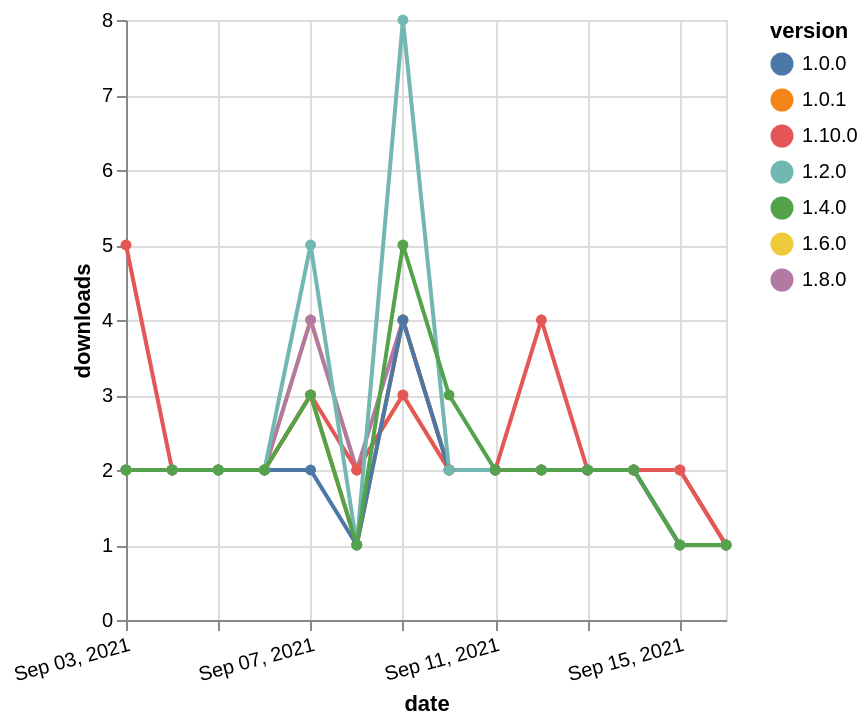

Here is the Vega-Lite specification saved for this chart:
### Vega-Lite specification from a JSON file in a GitHub repository (floating-point values rounded to 4 significant figures)
{"$schema": "https://vega.github.io/schema/vega-lite/v5.json", "description": "A simple bar chart with embedded data.", "data": {"values": [{"date": "2021-09-03", "total": 1007, "delta": 2, "version": "1.6.0"}, {"date": "2021-09-04", "total": 1009, "delta": 2, "version": "1.6.0"}, {"date": "2021-09-05", "total": 1011, "delta": 2, "version": "1.6.0"}, {"date": "2021-09-06", "total": 1013, "delta": 2, "version": "1.6.0"}, {"date": "2021-09-07", "total": 1017, "delta": 4, "version": "1.6.0"}, {"date": "2021-09-08", "total": 1019, "delta": 2, "version": "1.6.0"}, {"date": "2021-09-09", "total": 1022, "delta": 3, "version": "1.6.0"}, {"date": "2021-09-10", "total": 1024, "delta": 2, "version": "1.6.0"}, {"date": "2021-09-11", "total": 1026, "delta": 2, "version": "1.6.0"}, {"date": "2021-09-12", "total": 1028, "delta": 2, "version": "1.6.0"}, {"date": "2021-09-13", "total": 1030, "delta": 2, "version": "1.6.0"}, {"date": "2021-09-14", "total": 1032, "delta": 2, "version": "1.6.0"}, {"date": "2021-09-15", "total": 1034, "delta": 2, "version": "1.6.0"}, {"date": "2021-09-16", "total": 1035, "delta": 1, "version": "1.6.0"}, {"date": "2021-09-03", "total": 706, "delta": 2, "version": "1.8.0"}, {"date": "2021-09-04", "total": 708, "delta": 2, "version": "1.8.0"}, {"date": "2021-09-05", "total": 710, "delta": 2, "version": "1.8.0"}, {"date": "2021-09-06", "total": 712, "delta": 2, "version": "1.8.0"}, {"date": "2021-09-07", "total": 716, "delta": 4, "version": "1.8.0"}, {"date": "2021-09-08", "total": 718, "delta": 2, "version": "1.8.0"}, {"date": "2021-09-09", "total": 722, "delta": 4, "version": "1.8.0"}, {"date": "2021-09-10", "total": 724, "delta": 2, "version": "1.8.0"}, {"date": "2021-09-11", "total": 726, "delta": 2, "version": "1.8.0"}, {"date": "2021-09-12", "total": 728, "delta": 2, "version": "1.8.0"}, {"date": "2021-09-13", "total": 730, "delta": 2, "version": "1.8.0"}, {"date": "2021-09-14", "total": 732, "delta": 2, "version": "1.8.0"}, {"date": "2021-09-15", "total": 734, "delta": 2, "version": "1.8.0"}, {"date": "2021-09-16", "total": 735, "delta": 1, "version": "1.8.0"}, {"date": "2021-09-03", "total": 235, "delta": 5, "version": "1.10.0"}, {"date": "2021-09-04", "total": 237, "delta": 2, "version": "1.10.0"}, {"date": "2021-09-05", "total": 239, "delta": 2, "version": "1.10.0"}, {"date": "2021-09-06", "total": 241, "delta": 2, "version": "1.10.0"}, {"date": "2021-09-07", "total": 244, "delta": 3, "version": "1.10.0"}, {"date": "2021-09-08", "total": 246, "delta": 2, "version": "1.10.0"}, {"date": "2021-09-09", "total": 249, "delta": 3, "version": "1.10.0"}, {"date": "2021-09-10", "total": 251, "delta": 2, "version": "1.10.0"}, {"date": "2021-09-11", "total": 253, "delta": 2, "version": "1.10.0"}, {"date": "2021-09-12", "total": 257, "delta": 4, "version": "1.10.0"}, {"date": "2021-09-13", "total": 259, "delta": 2, "version": "1.10.0"}, {"date": "2021-09-14", "total": 261, "delta": 2, "version": "1.10.0"}, {"date": "2021-09-15", "total": 263, "delta": 2, "version": "1.10.0"}, {"date": "2021-09-16", "total": 264, "delta": 1, "version": "1.10.0"}, {"date": "2021-09-03", "total": 2045, "delta": 2, "version": "1.0.1"}, {"date": "2021-09-04", "total": 2047, "delta": 2, "version": "1.0.1"}, {"date": "2021-09-05", "total": 2049, "delta": 2, "version": "1.0.1"}, {"date": "2021-09-06", "total": 2051, "delta": 2, "version": "1.0.1"}, {"date": "2021-09-07", "total": 2054, "delta": 3, "version": "1.0.1"}, {"date": "2021-09-08", "total": 2055, "delta": 1, "version": "1.0.1"}, {"date": "2021-09-09", "total": 2059, "delta": 4, "version": "1.0.1"}, {"date": "2021-09-10", "total": 2061, "delta": 2, "version": "1.0.1"}, {"date": "2021-09-11", "total": 2063, "delta": 2, "version": "1.0.1"}, {"date": "2021-09-12", "total": 2065, "delta": 2, "version": "1.0.1"}, {"date": "2021-09-13", "total": 2067, "delta": 2, "version": "1.0.1"}, {"date": "2021-09-14", "total": 2069, "delta": 2, "version": "1.0.1"}, {"date": "2021-09-15", "total": 2070, "delta": 1, "version": "1.0.1"}, {"date": "2021-09-16", "total": 2071, "delta": 1, "version": "1.0.1"}, {"date": "2021-09-03", "total": 1882, "delta": 2, "version": "1.0.0"}, {"date": "2021-09-04", "total": 1884, "delta": 2, "version": "1.0.0"}, {"date": "2021-09-05", "total": 1886, "delta": 2, "version": "1.0.0"}, {"date": "2021-09-06", "total": 1888, "delta": 2, "version": "1.0.0"}, {"date": "2021-09-07", "total": 1890, "delta": 2, "version": "1.0.0"}, {"date": "2021-09-08", "total": 1891, "delta": 1, "version": "1.0.0"}, {"date": "2021-09-09", "total": 1895, "delta": 4, "version": "1.0.0"}, {"date": "2021-09-10", "total": 1897, "delta": 2, "version": "1.0.0"}, {"date": "2021-09-11", "total": 1899, "delta": 2, "version": "1.0.0"}, {"date": "2021-09-12", "total": 1901, "delta": 2, "version": "1.0.0"}, {"date": "2021-09-13", "total": 1903, "delta": 2, "version": "1.0.0"}, {"date": "2021-09-14", "total": 1905, "delta": 2, "version": "1.0.0"}, {"date": "2021-09-15", "total": 1906, "delta": 1, "version": "1.0.0"}, {"date": "2021-09-16", "total": 1907, "delta": 1, "version": "1.0.0"}, {"date": "2021-09-03", "total": 2170, "delta": 2, "version": "1.2.0"}, {"date": "2021-09-04", "total": 2172, "delta": 2, "version": "1.2.0"}, {"date": "2021-09-05", "total": 2174, "delta": 2, "version": "1.2.0"}, {"date": "2021-09-06", "total": 2176, "delta": 2, "version": "1.2.0"}, {"date": "2021-09-07", "total": 2181, "delta": 5, "version": "1.2.0"}, {"date": "2021-09-08", "total": 2182, "delta": 1, "version": "1.2.0"}, {"date": "2021-09-09", "total": 2190, "delta": 8, "version": "1.2.0"}, {"date": "2021-09-10", "total": 2192, "delta": 2, "version": "1.2.0"}, {"date": "2021-09-11", "total": 2194, "delta": 2, "version": "1.2.0"}, {"date": "2021-09-12", "total": 2196, "delta": 2, "version": "1.2.0"}, {"date": "2021-09-13", "total": 2198, "delta": 2, "version": "1.2.0"}, {"date": "2021-09-14", "total": 2200, "delta": 2, "version": "1.2.0"}, {"date": "2021-09-15", "total": 2201, "delta": 1, "version": "1.2.0"}, {"date": "2021-09-16", "total": 2202, "delta": 1, "version": "1.2.0"}, {"date": "2021-09-03", "total": 1516, "delta": 2, "version": "1.4.0"}, {"date": "2021-09-04", "total": 1518, "delta": 2, "version": "1.4.0"}, {"date": "2021-09-05", "total": 1520, "delta": 2, "version": "1.4.0"}, {"date": "2021-09-06", "total": 1522, "delta": 2, "version": "1.4.0"}, {"date": "2021-09-07", "total": 1525, "delta": 3, "version": "1.4.0"}, {"date": "2021-09-08", "total": 1526, "delta": 1, "version": "1.4.0"}, {"date": "2021-09-09", "total": 1531, "delta": 5, "version": "1.4.0"}, {"date": "2021-09-10", "total": 1534, "delta": 3, "version": "1.4.0"}, {"date": "2021-09-11", "total": 1536, "delta": 2, "version": "1.4.0"}, {"date": "2021-09-12", "total": 1538, "delta": 2, "version": "1.4.0"}, {"date": "2021-09-13", "total": 1540, "delta": 2, "version": "1.4.0"}, {"date": "2021-09-14", "total": 1542, "delta": 2, "version": "1.4.0"}, {"date": "2021-09-15", "total": 1543, "delta": 1, "version": "1.4.0"}, {"date": "2021-09-16", "total": 1544, "delta": 1, "version": "1.4.0"}]}, "width": "container", "mark": {"type": "line", "point": {"filled": true}}, "encoding": {"x": {"field": "date", "type": "temporal", "timeUnit": "yearmonthdate", "title": "date", "axis": {"labelAngle": -15}}, "y": {"field": "delta", "type": "quantitative", "title": "downloads"}, "color": {"field": "version", "type": "nominal"}, "tooltip": {"field": "delta"}}}
